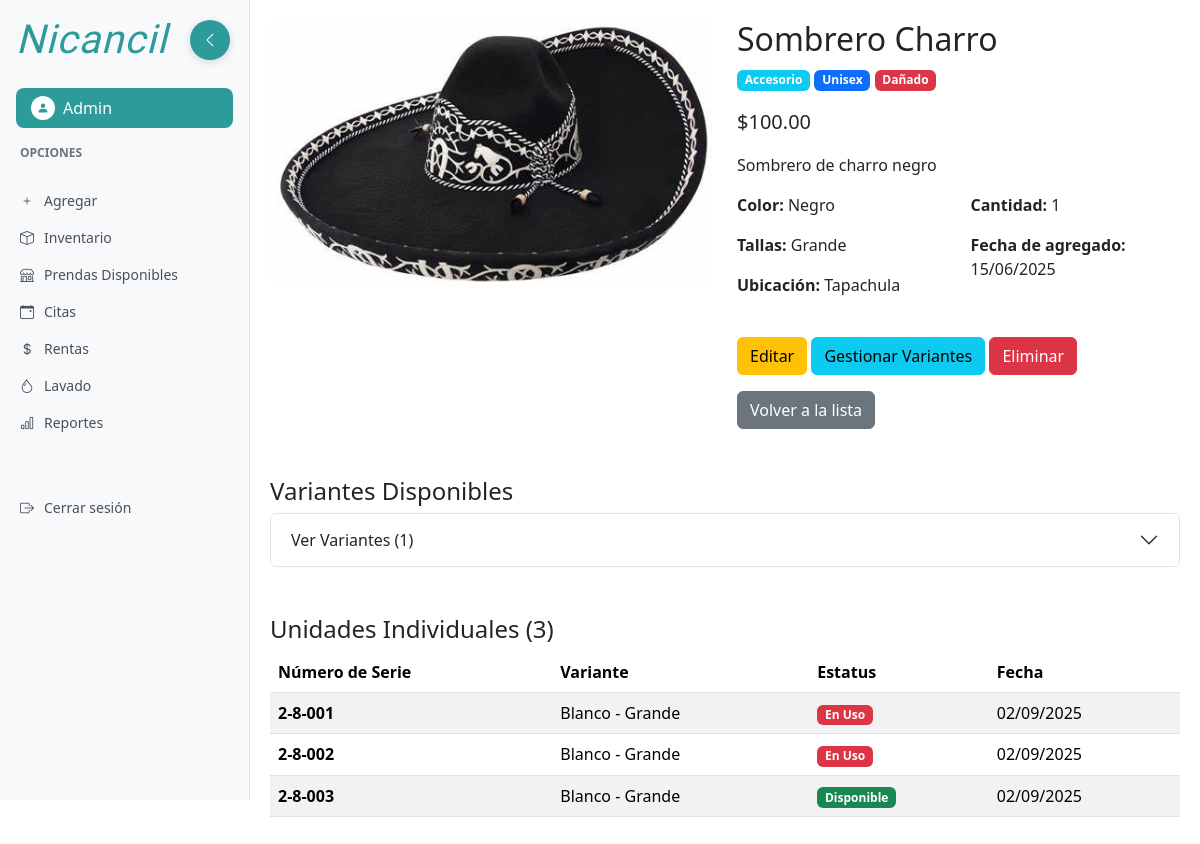
Page /prenda/2/ (signed in) on the earlier database version.
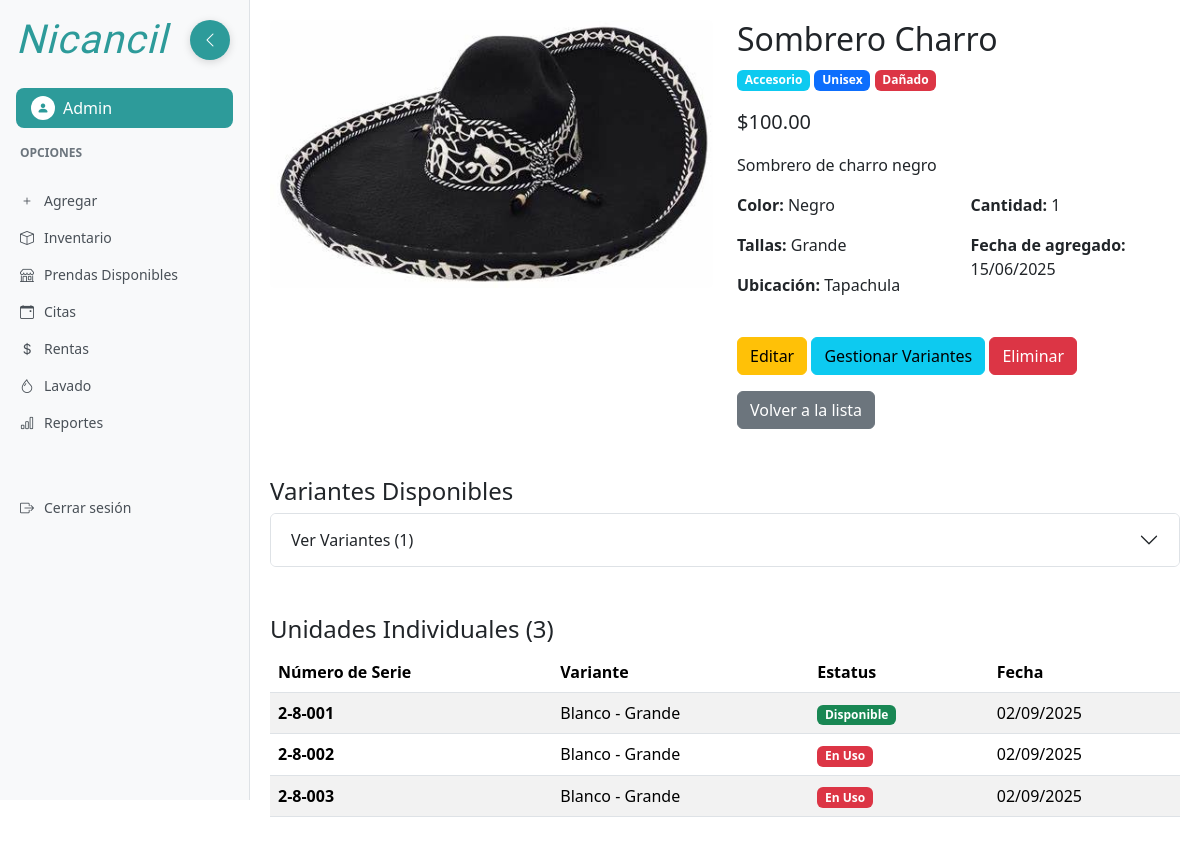
Same page on the later database version.
### inventario/models.py (models this page shows, shortened)
class PrendaUnidad(models.Model):
    variante=models.ForeignKey(PrendaVariante, on_delete=models.CASCADE, related_name='unidades' )
    numero_serie=models.CharField(max_length=20, unique=True)
    estatus=models.CharField(max_length=20, choices=Prenda.ESTATUS, default='disponible')
    fecha_creacion=models.DateTimeField(auto_now_add=True)
    notas=models.TextField(blank=True, help_text="Notas adicionales sobre la unidad")
    class Meta:
        verbose_name="Unidad de Prenda"
        verbose_name_plural="Unidades de Prenda"
        ordering=['numero_serie']

class PrendaVariante(models.Model):
    prenda = models.ForeignKey(Prenda, on_delete=models.CASCADE, related_name='variantes')
    color = models.CharField(max_length=50)
    talla = models.CharField(max_length=20)
    cantidad = models.PositiveIntegerField(default=1)
    estatus = models.CharField(max_length=20, choices=Prenda.ESTATUS)
    imagen = models.ImageField(upload_to='variantes/', null=True, blank=True)
    class Meta:
        unique_together = ('prenda', 'color', 'talla')

### inventario/views.py (the view)
# urls.py: path('prenda/<int:pk>/', views.prenda_detalle, name='prenda_detalle'),
@login_required
def prenda_detalle(request, pk):
    prenda = get_object_or_404(Prenda, pk=pk)
    unidades=PrendaUnidad.objects.filter(variante__prenda=prenda)
    return render(request, 'inventario/prenda_detalle.html', {'prenda': prenda, 'unidades':unidades})

### templates/inventario/prenda_detalle.html (shortened to what the changed rows need)
{% extends 'base_dashboard.html' %}
{% block content %}
    <div class="row">
        <div class="col-md-6">
            <h2>{{ prenda.nombre }}</h2>
        </div>
    </div>
    {% if prenda.variantes.exists %}
    <div class="row mt-5">
        <div class="col-12">
            <div class="accordion" id="variantesAccordion">
                <div class="accordion-item">
                    <h2 class="accordion-header" id="headingVariantes">
                        <button class="accordion-button collapsed" type="button" data-bs-toggle="collapse" data-bs-target="#collapseVariantes" aria-expanded="false" aria-controls="collapseVariantes">
                            Ver Variantes ({{ prenda.variantes.count }})
                        </button>
                    </h2>
                </div>
            </div>
        </div>
    </div>
    {% endif %}
    {% if unidades %}
    <div class="row mt-5">
        <div class="col-12">
            <div class="table-responsive">
                <table class="table table-striped">
                    <thead>
                        <tr>
                            <th>Número de Serie</th>
                            <th>Variante</th>
                            <th>Estatus</th>
                            <th>Fecha</th>
                        </tr>
                    </thead>
                    <tbody>
                        {% for unidad in unidades %}
                        <tr>
                            <td><strong>{{ unidad.numero_serie }}</strong></td>
                            <td>{{ unidad.variante.color }} - {{ unidad.variante.talla }}</td>
                            <td>
                                <span class="badge bg-{% if unidad.estatus == 'disponible' %}success{% elif unidad.estatus == 'apartado' %}warning{% else %}danger{% endif %}">
                                    {{ unidad.get_estatus_display }}
                                </span>
                            </td>
                            <td>{{ unidad.fecha_creacion|date:"d/m/Y" }}</td>
                        </tr>
                        {% endfor %}
                    </tbody>
                </table>
            </div>
        </div>
    </div>
    {% endif %}
{% endblock %}

Differences in the rows shown:
changed PrendaUnidad: estatus "En Uso" → "Disponible"
changed PrendaUnidad (number 3 of 3 on the later page): estatus "Disponible" → "En Uso"
